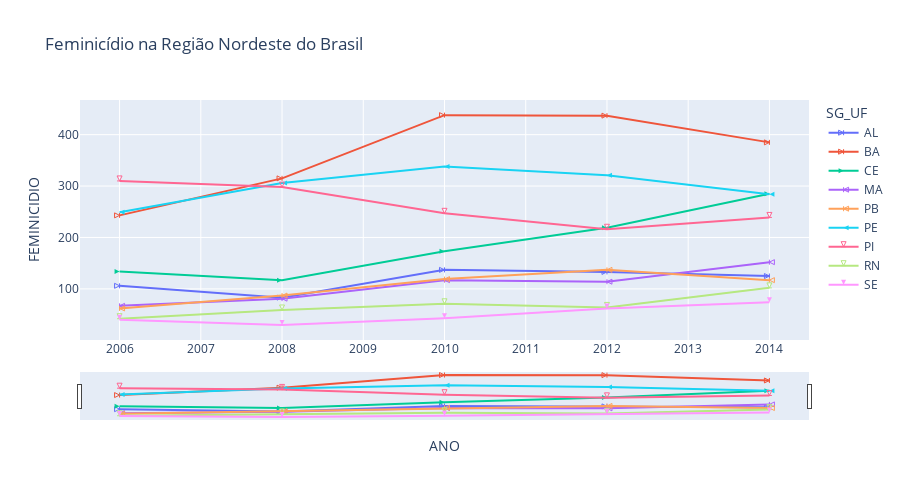

This figure's notebook cell:
### Code cell
# Criando um gráfico de linha
import plotly.express as px
fig = px.line(fem_nordeste, 
              x="ANO", 
              y="FEMINICIDIO", 
              color='SG_UF', 
              height=500,
              title='Feminicídio na Região Nordeste do Brasil')

raw_symbols = SymbolValidator().values
# Take only the string values which are in this order.
symbols_names = raw_symbols[::-2]
markers = cycle(symbols_names)

fig.update_traces(mode='lines+markers')
for d in fig.data:
    d.marker.symbol = next(markers)
    d.marker.size = 5


fig.update_layout(xaxis_rangeslider_visible=True)
fig.show()

### Figure 1 — Plotly figure (JSON) as saved in the notebook; plotly's stock layout.template omitted (floating-point values rounded to 4 significant figures)
{"data": [{"hovertemplate": "SG_UF=AL<br>ANO=%{x}<br>FEMINICIDIO=%{y}<extra></extra>", "legendgroup": "AL", "line": {"color": "#636efa", "dash": "solid"}, "marker": {"size": 5, "symbol": "arrow-bar-right-open"}, "mode": "lines+markers", "name": "AL", "orientation": "v", "showlegend": true, "type": "scatter", "x": [2006, 2008, 2010, 2012, 2014], "xaxis": "x", "y": [106, 83, 137, 133, 125], "yaxis": "y"}, {"hovertemplate": "SG_UF=BA<br>ANO=%{x}<br>FEMINICIDIO=%{y}<extra></extra>", "legendgroup": "BA", "line": {"color": "#EF553B", "dash": "solid"}, "marker": {"size": 5, "symbol": 152}, "mode": "lines+markers", "name": "BA", "orientation": "v", "showlegend": true, "type": "scatter", "x": [2006, 2008, 2010, 2012, 2014], "xaxis": "x", "y": [243, 315, 438, 437, 385], "yaxis": "y"}, {"hovertemplate": "SG_UF=CE<br>ANO=%{x}<br>FEMINICIDIO=%{y}<extra></extra>", "legendgroup": "CE", "line": {"color": "#00cc96", "dash": "solid"}, "marker": {"size": 5, "symbol": "52"}, "mode": "lines+markers", "name": "CE", "orientation": "v", "showlegend": true, "type": "scatter", "x": [2006, 2008, 2010, 2012, 2014], "xaxis": "x", "y": [134, 117, 173, 219, 285], "yaxis": "y"}, {"hovertemplate": "SG_UF=MA<br>ANO=%{x}<br>FEMINICIDIO=%{y}<extra></extra>", "legendgroup": "MA", "line": {"color": "#ab63fa", "dash": "solid"}, "marker": {"size": 5, "symbol": "arrow-bar-left-open"}, "mode": "lines+markers", "name": "MA", "orientation": "v", "showlegend": true, "type": "scatter", "x": [2006, 2008, 2010, 2012, 2014], "xaxis": "x", "y": [67, 81, 117, 114, 152], "yaxis": "y"}, {"hovertemplate": "SG_UF=PB<br>ANO=%{x}<br>FEMINICIDIO=%{y}<extra></extra>", "legendgroup": "PB", "line": {"color": "#FFA15A", "dash": "solid"}, "marker": {"size": 5, "symbol": 151}, "mode": "lines+markers", "name": "PB", "orientation": "v", "showlegend": true, "type": "scatter", "x": [2006, 2008, 2010, 2012, 2014], "xaxis": "x", "y": [62, 87, 119, 137, 117], "yaxis": "y"}, {"hovertemplate": "SG_UF=PE<br>ANO=%{x}<br>FEMINICIDIO=%{y}<extra></extra>", "legendgroup": "PE", "line": {"color": "#19d3f3", "dash": "solid"}, "marker": {"size": 5, "symbol": "51"}, "mode": "lines+markers", "name": "PE", "orientation": "v", "showlegend": true, "type": "scatter", "x": [2006, 2008, 2010, 2012, 2014], "xaxis": "x", "y": [249, 306, 338, 321, 284], "yaxis": "y"}, {"hovertemplate": "SG_UF=PI<br>ANO=%{x}<br>FEMINICIDIO=%{y}<extra></extra>", "legendgroup": "PI", "line": {"color": "#FF6692", "dash": "solid"}, "marker": {"size": 5, "symbol": "arrow-bar-down-open"}, "mode": "lines+markers", "name": "PI", "orientation": "v", "showlegend": true, "type": "scatter", "x": [2006, 2008, 2010, 2012, 2014], "xaxis": "x", "y": [310, 298, 247, 216, 239], "yaxis": "y"}, {"hovertemplate": "SG_UF=RN<br>ANO=%{x}<br>FEMINICIDIO=%{y}<extra></extra>", "legendgroup": "RN", "line": {"color": "#B6E880", "dash": "solid"}, "marker": {"size": 5, "symbol": 150}, "mode": "lines+markers", "name": "RN", "orientation": "v", "showlegend": true, "type": "scatter", "x": [2006, 2008, 2010, 2012, 2014], "xaxis": "x", "y": [42, 59, 71, 64, 102], "yaxis": "y"}, {"hovertemplate": "SG_UF=SE<br>ANO=%{x}<br>FEMINICIDIO=%{y}<extra></extra>", "legendgroup": "SE", "line": {"color": "#FF97FF", "dash": "solid"}, "marker": {"size": 5, "symbol": "50"}, "mode": "lines+markers", "name": "SE", "orientation": "v", "showlegend": true, "type": "scatter", "x": [2006, 2008, 2010, 2012, 2014], "xaxis": "x", "y": [40, 30, 43, 62, 74], "yaxis": "y"}], "layout": {"height": 500, "legend": {"title": {"text": "SG_UF"}, "tracegroupgap": 0}, "title": {"text": "Feminicídio na Região Nordeste do Brasil"}, "xaxis": {"anchor": "y", "domain": [0, 1], "rangeslider": {"visible": true}, "title": {"text": "ANO"}}, "yaxis": {"anchor": "x", "domain": [0, 1], "title": {"text": "FEMINICIDIO"}}}}
